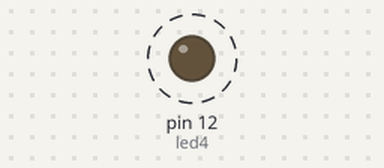
A sketch run on a simulated Arduino Uno, built with avr-gcc and run on an emulated ATmega328P. Parts: output pins drawn as LEDs (lit = HIGH). Dashed ring = blinking.

Above: at 0.02 s.
Timing chart, 0 to 3.0 s (numbered marks = the images above):
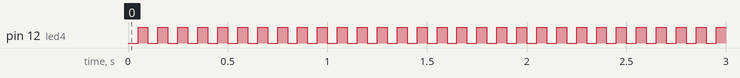

Measured:
- by itself, pin 12 (led4): alternates HIGH for 0.05 s and LOW for 0.05 s

The sketch:

before_for.ino
```cpp
#define led1 17
#define led2 2
#define led3 15
#define led4 12

void setup(){
  Serial.begin(9600);

  pinMode(led4,OUTPUT);
}


void loop (){

  for(int x=1 ;1<=20 ;x++ ){
    digitalWrite(led4,LOW);
    delay(50);
    digitalWrite(led4,HIGH);
    delay(50);
}
}
```
